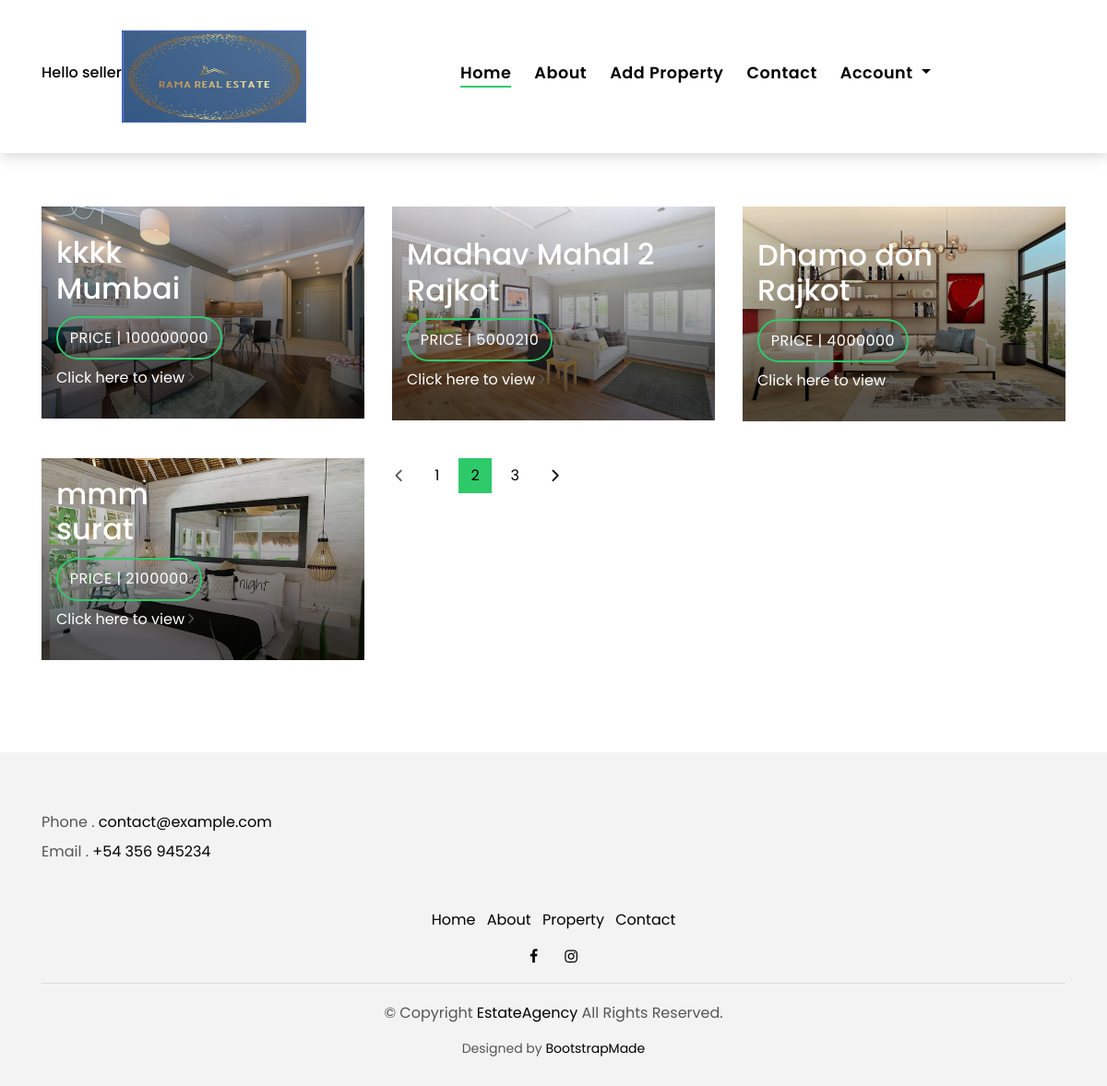
The app's page /myproperty.php (signed in) with its own data.
### tables this page shows
CREATE TABLE `property_basicinfo` (
  `pid` int(5) NOT NULL,
  `sid` int(4) NOT NULL,
  `title` varchar(100) NOT NULL,
  `ptype` varchar(20) NOT NULL,
  `furnished` varchar(10) NOT NULL,
  `beds` int(2) NOT NULL,
  `baths` int(2) NOT NULL,
  `floor` int(2) NOT NULL,
  `sell_type` varchar(6) NOT NULL,
  `esta_year` year(4) NOT NULL
);

CREATE TABLE `property_img` (
  `pid` int(5) NOT NULL,
  `image1` varchar(255) NOT NULL,
  `image2` varchar(255) NOT NULL,
  `image3` varchar(255) NOT NULL,
  `image4` varchar(255) NOT NULL
);

CREATE TABLE `property_prc_loc` (
  `pid` int(5) NOT NULL,
  `area` int(10) NOT NULL,
  `price` int(14) NOT NULL,
  `state` varchar(10) NOT NULL,
  `city` varchar(20) NOT NULL,
  `location` varchar(20) NOT NULL,
  `address` varchar(100) NOT NULL
);

### myproperty.php (the view, shortened to what this page needs)
<?php
include('header.php');
$usertype=$_SESSION['usertype'];
?>
<br><br><br><br>
<section class="property-grid grid">
    <div class="container">
      <div class="row">
         <div class="col-sm-12">
        </div>
        <?php
function add_property($uid,$pid,$pimage,$price,$city,$title,$area,$room,$ut)
{
  echo'<div class="col-md-4">';
  echo'<div class="card-box-a card-shadow">';
    echo'<div class="img-box-a">';
      echo'<a href="login.php" class="link-a"><img src='.$pimage.' alt="" class="img-a img-fluid"></a>';
    echo'</div>';
    echo'<div class="card-overlay">';
      echo'<div class="card-overlay-a-content">';
        echo'<div class="card-header-a">';
          echo'<h2 class="card-title-a">';
            echo'<a href="#">'.$title;
              echo'<br /> '.$city.'</a>';
          echo'</h2>';
       echo' </div>';
        echo'<div class="card-body-a">';
          echo'<div class="price-box d-flex">';
           echo' <span class="price-a">price | '.$price.'</span>';
         echo' </div>';
         echo "<a class='link-a' href='property-single.php?id=" . $pid . "'>Click here to view</a>";
           echo' <span class="ion-ios-arrow-forward"></span>';
       echo' </div>';
      echo'</div>';
    echo'</div>';
  echo'</div>';
echo'</div>';
}
  $uid=$_SESSION['uid'];
  if($usertype=="seller")
  {
    $squery="SELECT pid from property_basicinfo where sid=$uid";
  }
  else
  {
  $squery="SELECT pid from wishlist where bid=$uid";
  }
  $result=mysqli_query($con,$squery);
   while($r=mysqli_fetch_row($result))
   {
        $sql="SELECT property_basicinfo.pid,
        property_basicinfo.title AS title,
        property_basicinfo.beds AS beds,
        property_basicinfo.baths AS baths,
        property_img.image1 AS img1,
        property_prc_loc.area AS area,
        property_prc_loc.price AS price,
        property_prc_loc.city AS city,
        property_prc_loc.location AS location1
        FROM property_basicinfo
        JOIN property_img ON property_basicinfo.pid = property_img.pid
        JOIN property_prc_loc ON property_basicinfo.pid = property_prc_loc.pid
        WHERE property_basicinfo.pid = $r[0]";
        $pro=mysqli_query($con,$sql);
        if (mysqli_num_rows($pro) > 0)
         {
          while ($row = mysqli_fetch_assoc($pro))
           {
                add_property($uid,$row['pid'],$row['img1'],$row['price'],$row['city'],$row['title'],$row['area'],$row['beds'],$usertype);
              }
         }
else {
  echo "No results found.";
}
   }
   ?>
  <div class="row">
        <div class="col-sm-12">
          <nav class="pagination-a">
            <ul class="pagination justify-content-end">
              <li class="page-item disabled">
                <a class="page-link" href="#" tabindex="-1">
                  <span class="ion-ios-arrow-back"></span>
                </a>
              </li>
              <li class="page-item">
                <a class="page-link" href="#">1</a>
              </li>
              <li class="page-item active">
                <a class="page-link" href="#">2</a>
              </li>
              <li class="page-item">
                <a class="page-link" href="#">3</a>
              </li>
              <li class="page-item next">
                <a class="page-link" href="#">
                  <span class="ion-ios-arrow-forward"></span>
                </a>
              </li>
            </ul>
          </nav>
        </div>
      </div>
    </div>
  </section>
  <?php
 include('footer.php');
 ?>

### css/style.css (style rules this page uses)
body { font-family: 'Poppins', sans-serif; color: #555555; }
h1, h2, h3, h4, h5, h6 { color: #000000; }
a { color: #000000; transition: all .5s ease; }
.link-a { color: #ffffff; text-decoration: none; }
.pagination-a .pagination .page-link { margin: 0 .2rem; border-color: transparent; padding: .5rem .8rem; color: #000000; }
.pagination-a .pagination .page-link span { font-size: 1.2rem; }
.pagination-a .pagination .next .page-link { padding: .4rem .9rem; }
.pagination-a .pagination .page-item:last-child .page-link { border-top-right-radius: 0; border-bottom-right-radius: 0; }
.pagination-a .pagination .page-item:first-child .page-link { border-top-left-radius: 0; border-bottom-left-radius: 0; }
.pagination-a .pagination .page-item.disabled .page-link { padding: .4rem .9rem; color: #555555; }
.pagination-a .pagination .page-item.active .page-link { background-color: #2eca6a; }
.card-box-a, .card-box-b, .card-box-d { position: relative; overflow: hidden; -webkit-backface-visibility: hidden; backface-visibility: hidden; }
.card-box-a .img-a, .card-box-a .img-b, .card-box-b .img-a, .card-box-b .img-b { transition: .8s all ease-in-out; }
.card-overlay { position: absolute; width: 100%; height: 100%; top: 0; left: 0; }
.card-shadow { -webkit-backface-visibility: hidden; backface-visibility: hidden; }
.card-shadow:before { content: ' '; position: absolute; top: 0; left: 0; width: 100%; height: 100%; z-index: 1; background: linear-gradient(to bottom, rgba(0, 0, 0, 0) 0%, rgba(0, 0, 0, 0.2) 27%, rgba(0, 0, 0, 0.65) 90%); }
.card-overlay-a-content { transition: all .5s ease-in; position: absolute; width: 100%; bottom: 0px; z-index: 2; }
.card-header-a { padding: 0 1rem; }
.card-header-a .card-title-a { color: #ffffff; margin-bottom: 0; padding-bottom: .7rem; }
.card-header-a .card-title-a a { color: #ffffff; text-decoration: none; }
.card-body-a { z-index: 2; transition: all .5s ease-in; padding: 0rem 1rem 2rem 1rem; }
.card-body-a .price-box { padding-bottom: .5rem; }
.price-a { color: #ffffff; padding: .6rem .8rem; border: 2px solid #2eca6a; border-radius: 50px; text-transform: uppercase; letter-spacing: 0.030em; }
@media (min-width: 768px) { .link-a { font-size: .9rem; } }
@media (min-width: 768px) { .grid .card-box-a, .grid .card-box-b, .grid .card-box-c, .grid .card-box-d { margin-bottom: 2.5rem; } }
@media (min-width: 768px) { .card-box-a .price-a, .card-box-b .price-a { font-size: .9rem; } }
@media (min-width: 768px) { .card-overlay-a-content { bottom: -20px; } }
@media (min-width: 768px) { .card-header-a .card-title-a { font-size: 1.3rem; } }
@media (min-width: 992px) { .link-a { font-size: 1rem; } }
@media (min-width: 992px) { .card-box-a .price-a, .card-box-b .price-a { font-size: 1rem; } }
@media (min-width: 992px) { .card-overlay-a-content { bottom: 0px; } }
@media (min-width: 992px) { .card-header-a .card-title-a { font-size: 2rem; } }

### records on screen
property_basicinfo: property_img.image1 (picture), title "kkkk", property_prc_loc.city "Mumbai", property_prc_loc.price "100000000"
property_basicinfo: property_img.image1 (picture), title "Madhav Mahal 2", property_prc_loc.city "Rajkot", property_prc_loc.price "5000210"
property_basicinfo: property_img.image1 (picture), title "Dhamo don", property_prc_loc.city "Rajkot", property_prc_loc.price "4000000"
property_basicinfo: property_img.image1 (picture), title "mmm", property_prc_loc.city "surat", property_prc_loc.price "2100000"

### other values on screen
$_SESSION['user'] "seller"
